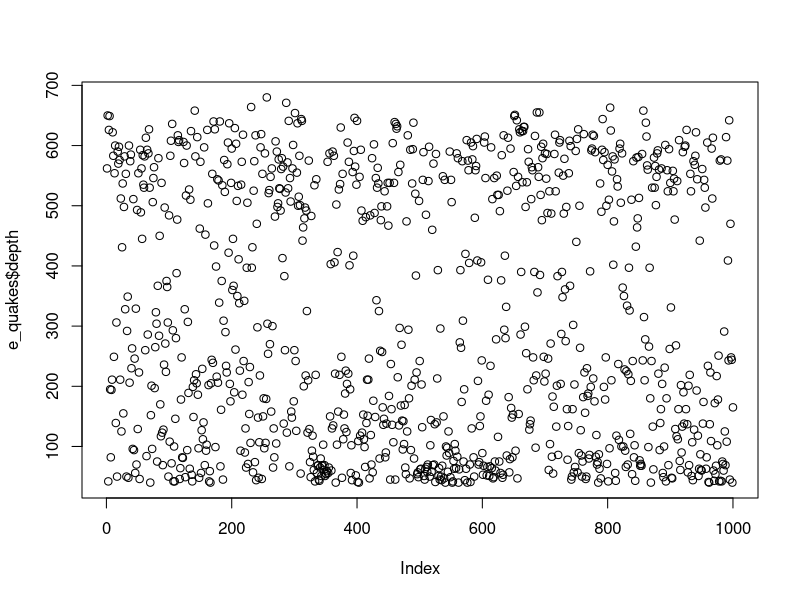
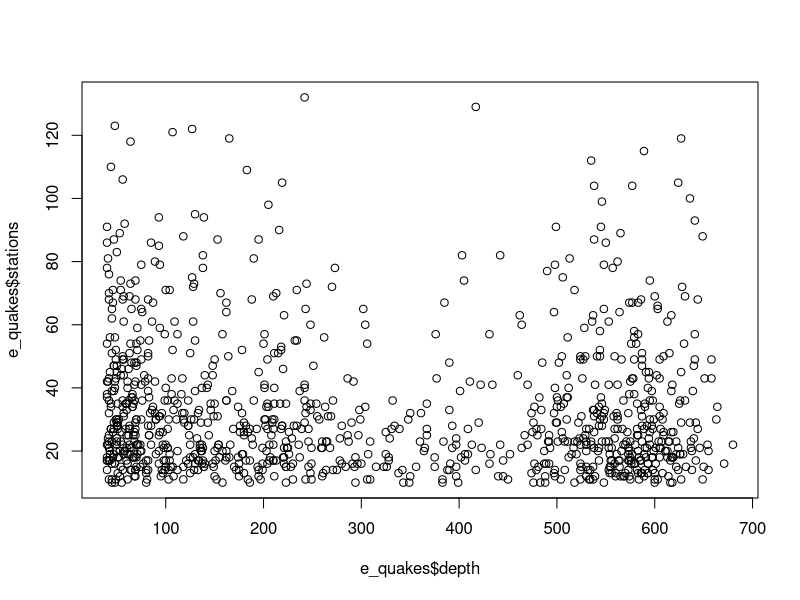
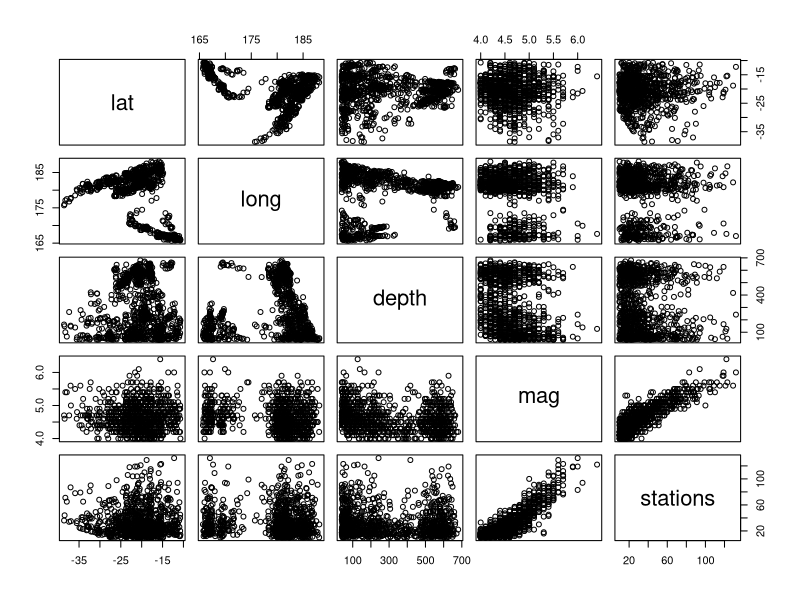
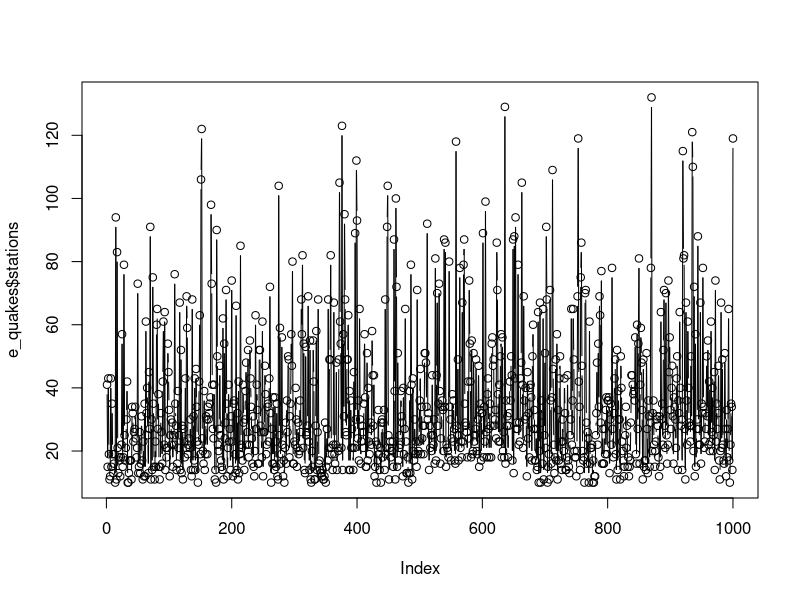
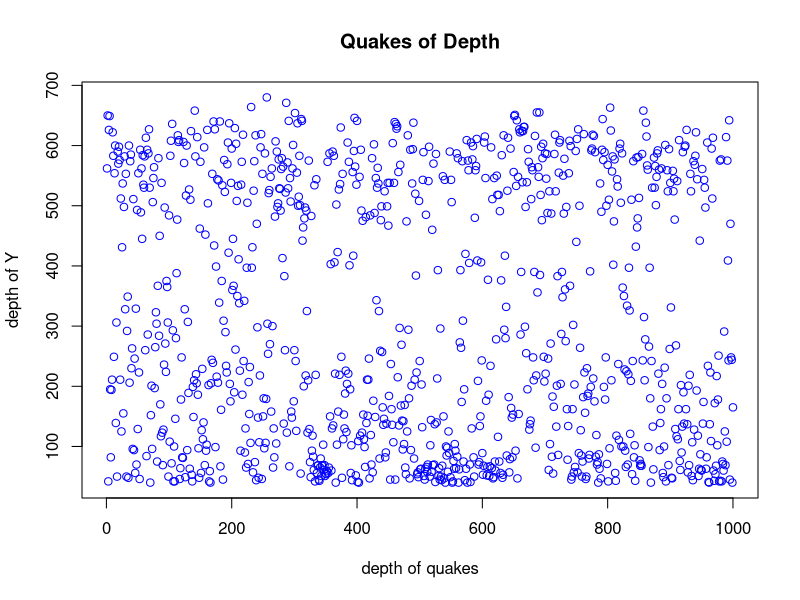
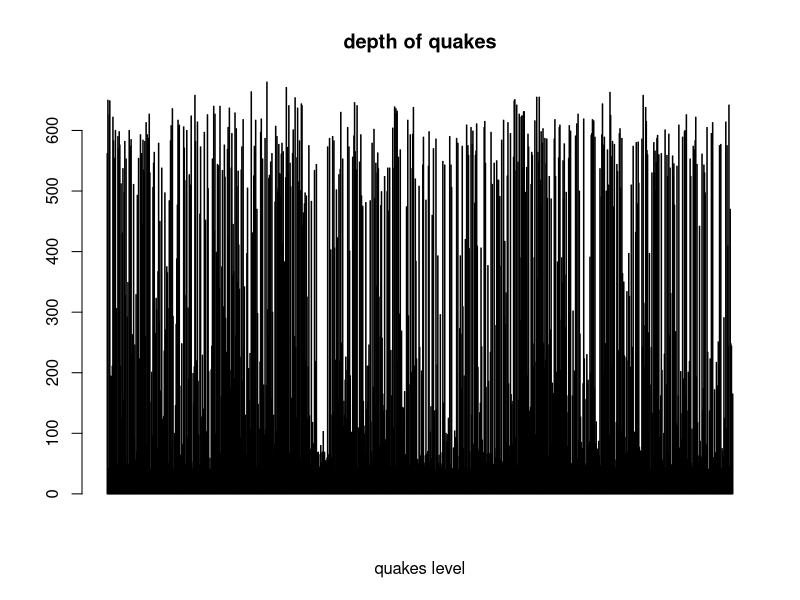
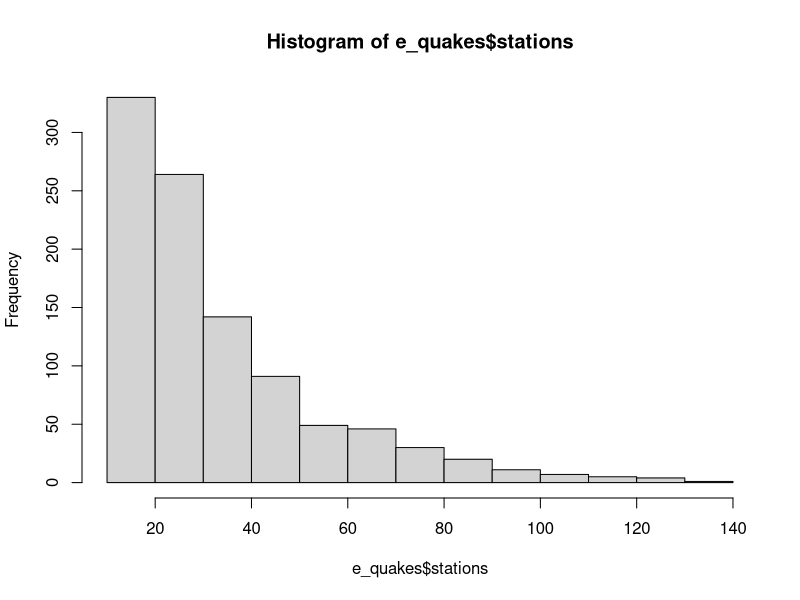
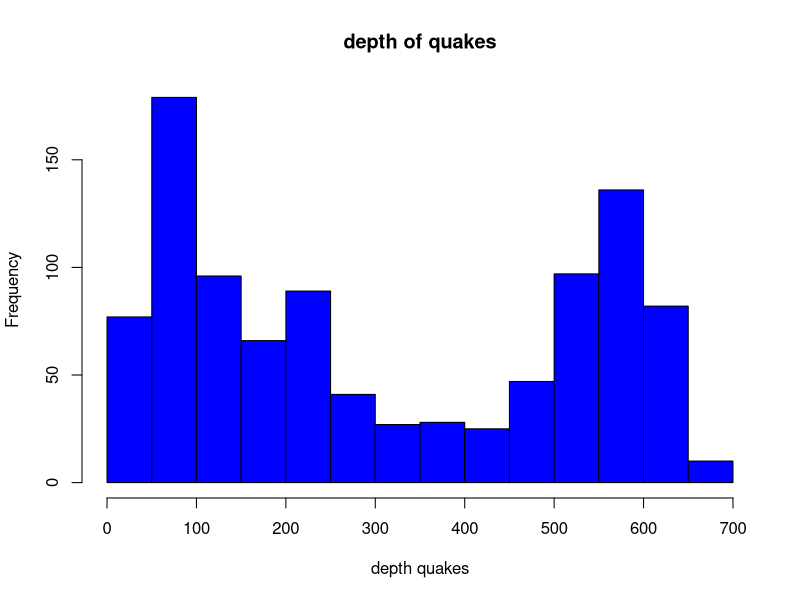

These figures' R source, in order:
library(datasets)
data("quakes")
e_quakes<-datasets::quakes
head(e_quakes)
tail(e_quakes)
e_quakes[,c(1,2)]
e_quakes$mag
summary(e_quakes$depth)
summary(e_quakes)
plot(e_quakes$depth)
plot(e_quakes$depth,e_quakes$stations)
plot(e_quakes)
plot(e_quakes$stations,type="b")
plot(e_quakes$depth,xlab='depth of quakes',ylab='depth of Y',main='Quakes of Depth',col='blue')
barplot(e_quakes$depth,main='depth of quakes',xlab='quakes level',col='blue',horiz = 'F')
hist(e_quakes$stations)
hist(e_quakes$depth,main = 'depth of quakes',xlab = 'depth quakes',col = 'blue')
boxplot(e_quakes$depth)
boxplot(e_quakes[,1:4],main='multiple')
